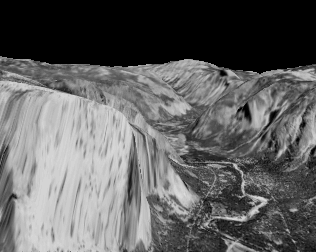
#> input picture image_data/Yosemite/frame07.png, 316 x 252 px; its folder holds 4 pictures in this run
$ python mse_calc.py
#> lines starting #> are read from the running program, lines starting #| are printed output that depends on the picture
# Libraries
import numpy as np
import cv2
from scipy.signal import fftconvolve
from matplotlib import pyplot as plt
import time
import os
from PIL import Image

def Lucas_Kanade_Optical_Flow(PI, LI, corner_list, window_size=(3, 3)):
    shape = np.shape(PI)

    # First Derivative in X, Y, XY direction
    Ix = np.diff(np.pad(LI, ((0, 0), (0, 1)), 'edge'), axis=1).reshape(shape) / 2.0
    Iy = np.diff(np.pad(LI, ((0, 1), (0, 0)), 'edge'), axis=0).reshape(shape) / 2.0
    It = LI - PI

    # Creating vx, vy
    vx = vy = np.zeros(shape)

    # Position of the current corner on the window
    row_corner, col_corner = int(np.ceil((window_size[0] - 1) / 2)), int(np.ceil((window_size[1] - 1) / 2))

    # Plot features
    for corner in corner_list:
        x, y = corner[0].astype(int)

        # Calculating the derivatives for the neighbouring pixels
        # Size of window is window_size
        IX = Ix[y - row_corner:y + row_corner + 1, x - col_corner:x + col_corner + 1].ravel(order = 'K')
        IY = Iy[y - row_corner:y + row_corner + 1, x - col_corner:x + col_corner + 1].ravel(order = 'K')
        IT = It[y - row_corner:y + row_corner + 1, x - col_corner:x + col_corner + 1].ravel(order = 'K')

        # Solve the matrix equation using least square solution: https://www.youtube.com/watch?v=vGowBXcur1k
        A = np.column_stack((IX, IY))
        v, _, _, _ = np.linalg.lstsq(a=A, b=IT, rcond=None)

        vx[y][x], vy[y][x] = v[0], v[1]
    return vx, vy

def my_function(path1, path2):
#> called with path1 = 'image_data/Yosemite/frame07.png', path2 = 'image_data/Yosemite/frame08.png'
    threshold = 0.3
    num_corners = 10000
    window_size = (15, 15)
    fig_size = (10, 10)

    image1 = cv2.imread(path1)
#> image1 is the input picture: shape (252, 316, 3); min 0, max 220, mean 97.8
    # image1 = cv2.imread(r"image/basketball1.png")
    gray_image1 = cv2.cvtColor(image1, cv2.COLOR_BGR2GRAY)

    image2 = cv2.imread(path2)
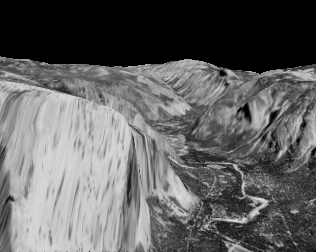
#> input picture image_data/Yosemite/frame08.png, 316 x 252 px
#> image2 is the input picture: shape (252, 316, 3); min 0, max 220, mean 98.3
    # image2 = cv2.imread(r"image/basketball2.png")
    gray_image2 = cv2.cvtColor(image2, cv2.COLOR_BGR2GRAY)

    # Shimotasi Corner Detector
    corner_list = cv2.goodFeaturesToTrack(gray_image1               ,
                                        maxCorners   = num_corners,
                                        qualityLevel = 0.03       ,
                                        minDistance  = 5           )
#> corner_list = 689 rows, first 8: [258, 211], [241, 194], [260, 202], [220, 192], [251, 200], [233, 164], [201, 227], [228, 84]

    vx, vy = Lucas_Kanade_Optical_Flow(PI          = gray_image1,
                                    LI          = gray_image2,
                                    corner_list = corner_list,
                                    window_size = window_size )
#> in Lucas_Kanade_Optical_Flow, `Ix = np.diff(np.pad(LI, ((0, 0), (0, 1)), 'edge'), axis=1).reshape(sha..`:
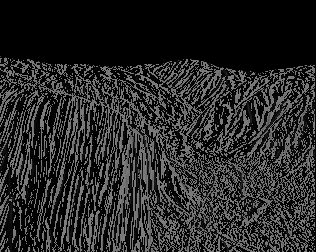
#> Ix: shape (252, 316) float64; min 0, max 126, mean 39.7
#> in Lucas_Kanade_Optical_Flow, `Iy = np.diff(np.pad(LI, ((0, 1), (0, 0)), 'edge'), axis=0).reshape(sha..`:
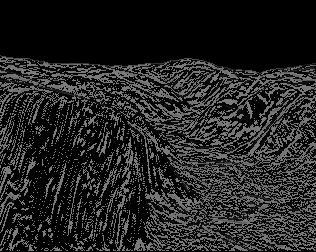
#> Iy: shape (252, 316) float64; min 0, max 126, mean 35.5
#> in Lucas_Kanade_Optical_Flow, `It = LI - PI`:
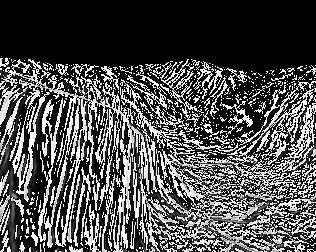
#> It: shape (252, 316); min 0, max 252, mean 78.8
#> the loop in Lucas_Kanade_Optical_Flow, `for corner in corner_list:` made 689 passes
#> (x, y, v) on passes 1 to 3: (258, 211, [0.49, 0.395]), (241, 194, [0.786, 0.0523]), (260, 202, [0.745, 0.244])
#> after the loop in Lucas_Kanade_Optical_Flow, `for corner in corner_list:`:
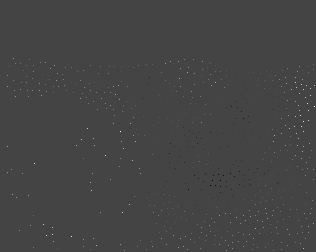
#> vx: shape (252, 316) float64; min -0.415, max 1.14, mean 0.00188; drawn with min black and max white

    return  np.dstack((vx, vy))

def your_function( path1, path2):
#> called with path1 = 'image_data/Yosemite/frame07.png', path2 = 'image_data/Yosemite/frame08.png'
    image1 = cv2.imread(path1)

    gray_image1 = cv2.cvtColor(image1, cv2.COLOR_BGR2GRAY)

    image2 = cv2.imread(path2)

    gray_image2 = cv2.cvtColor(image2, cv2.COLOR_BGR2GRAY)

    p0 = cv2.goodFeaturesToTrack(gray_image1               ,
                             maxCorners   = 10000,
                             qualityLevel = 0.03       ,
                             minDistance  = 5           )
#> p0 has the same summary as corner_list in my_function

    lk_params = dict( winSize  = (15,15),
                    maxLevel = 2,
                    criteria = (cv2.TERM_CRITERIA_EPS | cv2.TERM_CRITERIA_COUNT, 10, 0.03))

    corner_list = cv2.goodFeaturesToTrack(gray_image1               ,
                                      maxCorners   = 10000,
                                      qualityLevel = 0.03       ,
                                      minDistance  = 5           )

    p1, st, err = cv2.calcOpticalFlowPyrLK(gray_image1, gray_image2, corner_list, None, **lk_params)
#> p1 = 689 rows, first 8: [258.6, 212.5], [241.3, 195.3], [260.6, 203.4], [220, 193.3], [251.5, 201.4], [233, 164.7], [201.1, 229], [227.6, 84.06]; st = 689 values, max 1 at index 0, min 0 at index 131, mean 0.996; err = 689 values, max 34.68 at index 371, min 3.08e-41 at index 131, mean 5.22
    # Select good points
    good_new = p1[st==1]
#> good_new = 686 pairs, first value -4.57 to 314.6, second value 57 to 257.3
    good_old = p0[st==1]
#> good_old = 686 pairs, first value 1 to 314, second value 57 to 250

    vx = vy = np.zeros_like(gray_image2)

    color = np.random.randint(0,255,(1,3))
    for i,(new,old) in enumerate(zip(good_new,good_old)):
            a,b = new.ravel()
            c,d = old.ravel()
            image2 = cv2.line(image2, (int(c), int(d)), (int(a) , int(b)),
                            color = (0, 255, 0), thickness = 3)
            vx[int(d)][int(c)] = a - c
            vy[int(d)][int(c)] = b - d
#> this loop made 686 passes
#> (a, b, c, d) on passes 1 to 3: (258.6, 212.5, 258, 211), (241.3, 195.3, 241, 194), (260.6, 203.4, 260, 202)
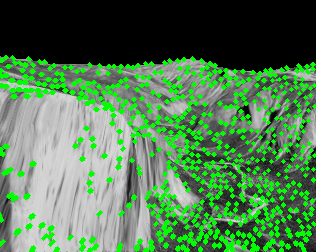
#> image2: shape (252, 316, 3); mean B, G, R 80.3, 121.6, 80.3

    flow_groundtruth = np.dstack((vx, vy))

    return flow_groundtruth


print("Start")

# for filename in os.listdir( r"E:\OneDrive - Hanoi University of Science and Technology\Documents\\20221\Image Processing\\farneback\eval-color-allframes\eval-data\Army"):
#     if filename.endswith(".png"):
#         list = filename.split(".")


for (dirpath, dirnames, filenames) in os.walk(r"image_data\Yosemite"):
    filenames.sort()
    for i in range(0, len(filenames)-1):
        # print(filenames[i])
        # print(filenames[i+1])
        path1 = os.path.join(dirpath, filenames[i])
        path2 = os.path.join(dirpath, filenames[i+1])
        flow_groundtruth = my_function(path1, path2)
        flow = your_function(path1, path2)
        mse = np.mean((flow_groundtruth - flow)**2)
#> mse = 0.768
        print("%.2f" % mse)
#| 0.77
